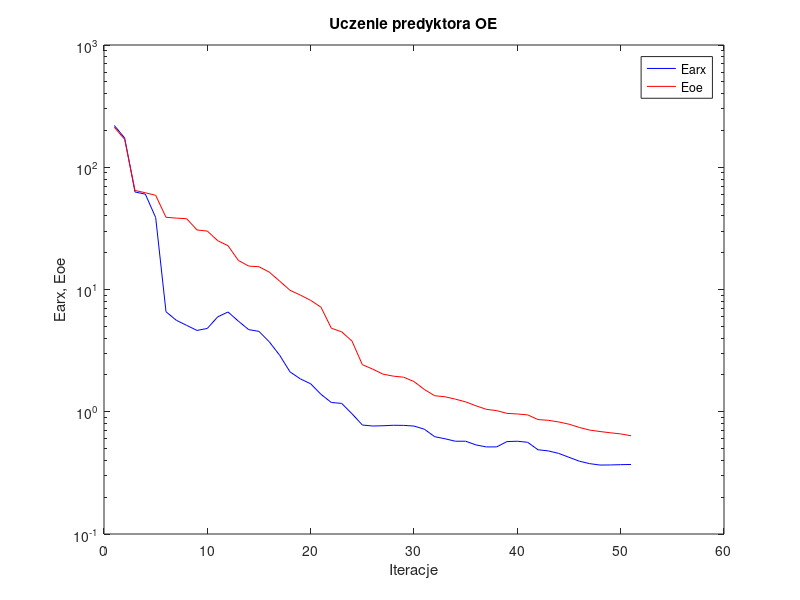
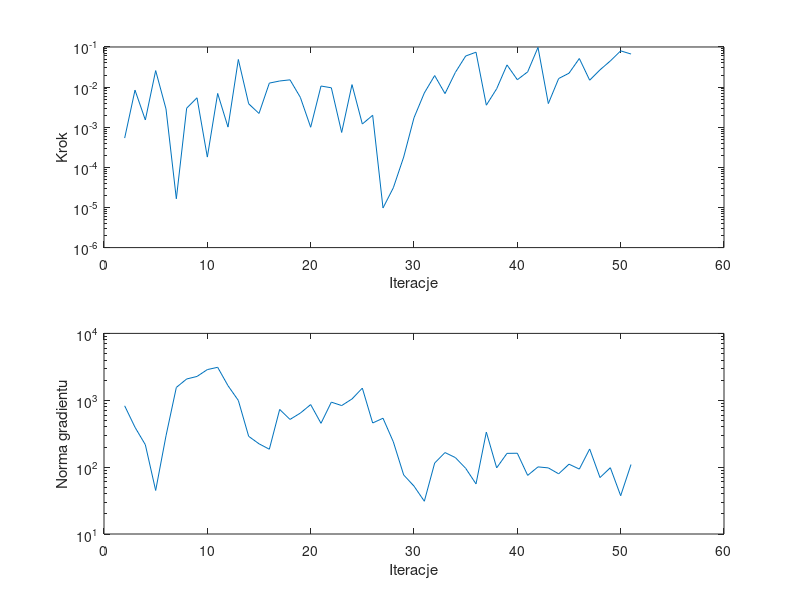

MATLAB code for these plots, in order:
%uczenie predyktora oe
clear all;
n=0; farx(n+1)=2.194668e+002; foe(n+1)=2.127559e+002; wspucz(n+1)=0.000000e+000; ng(n+1)=0.000000e+000;
%odnowa zmiennej metryki
n=1; farx(n+1)=1.733925e+002; foe(n+1)=1.689827e+002; krok(n+1)=5.362933e-004; ng(n+1)=8.259299e+002;
n=2; farx(n+1)=6.274760e+001; foe(n+1)=6.458614e+001; krok(n+1)=8.417037e-003; ng(n+1)=3.946026e+002;
n=3; farx(n+1)=6.025646e+001; foe(n+1)=6.184380e+001; krok(n+1)=1.516318e-003; ng(n+1)=2.164104e+002;
n=4; farx(n+1)=3.880335e+001; foe(n+1)=5.895231e+001; krok(n+1)=2.580064e-002; ng(n+1)=4.479771e+001;
n=5; farx(n+1)=6.578926e+000; foe(n+1)=3.896416e+001; krok(n+1)=2.855545e-003; ng(n+1)=2.941508e+002;
n=6; farx(n+1)=5.598401e+000; foe(n+1)=3.837600e+001; krok(n+1)=1.649119e-005; ng(n+1)=1.555938e+003;
n=7; farx(n+1)=5.087959e+000; foe(n+1)=3.794267e+001; krok(n+1)=2.988526e-003; ng(n+1)=2.080872e+003;
n=8; farx(n+1)=4.626256e+000; foe(n+1)=3.069525e+001; krok(n+1)=5.414124e-003; ng(n+1)=2.270861e+003;
n=9; farx(n+1)=4.802810e+000; foe(n+1)=3.005497e+001; krok(n+1)=1.802468e-004; ng(n+1)=2.875273e+003;
n=10; farx(n+1)=5.971525e+000; foe(n+1)=2.509612e+001; krok(n+1)=6.951230e-003; ng(n+1)=3.111515e+003;
n=11; farx(n+1)=6.547721e+000; foe(n+1)=2.281415e+001; krok(n+1)=1.006932e-003; ng(n+1)=1.651514e+003;
n=12; farx(n+1)=5.515193e+000; foe(n+1)=1.730542e+001; krok(n+1)=4.880471e-002; ng(n+1)=9.937953e+002;
n=13; farx(n+1)=4.698705e+000; foe(n+1)=1.554815e+001; krok(n+1)=3.840117e-003; ng(n+1)=2.888139e+002;
n=14; farx(n+1)=4.543081e+000; foe(n+1)=1.535806e+001; krok(n+1)=2.204222e-003; ng(n+1)=2.234372e+002;
n=15; farx(n+1)=3.727249e+000; foe(n+1)=1.386854e+001; krok(n+1)=1.258748e-002; ng(n+1)=1.852644e+002;
n=16; farx(n+1)=2.898004e+000; foe(n+1)=1.170832e+001; krok(n+1)=1.419977e-002; ng(n+1)=7.289951e+002;
n=17; farx(n+1)=2.119763e+000; foe(n+1)=9.854597e+000; krok(n+1)=1.518330e-002; ng(n+1)=5.168199e+002;
n=18; farx(n+1)=1.857655e+000; foe(n+1)=9.006295e+000; krok(n+1)=5.557598e-003; ng(n+1)=6.426745e+002;
n=19; farx(n+1)=1.693366e+000; foe(n+1)=8.148335e+000; krok(n+1)=9.988735e-004; ng(n+1)=8.616430e+002;
n=20; farx(n+1)=1.388344e+000; foe(n+1)=7.163101e+000; krok(n+1)=1.064021e-002; ng(n+1)=4.520084e+002;
n=21; farx(n+1)=1.190727e+000; foe(n+1)=4.824287e+000; krok(n+1)=9.612071e-003; ng(n+1)=9.373213e+002;
n=22; farx(n+1)=1.170214e+000; foe(n+1)=4.507582e+000; krok(n+1)=7.405976e-004; ng(n+1)=8.329854e+002;
n=23; farx(n+1)=9.633303e-001; foe(n+1)=3.785321e+000; krok(n+1)=1.153579e-002; ng(n+1)=1.045453e+003;
n=24; farx(n+1)=7.789285e-001; foe(n+1)=2.428289e+000; krok(n+1)=1.201509e-003; ng(n+1)=1.519241e+003;
n=25; farx(n+1)=7.645306e-001; foe(n+1)=2.233051e+000; krok(n+1)=1.986798e-003; ng(n+1)=4.573477e+002;
%odnowa zmiennej metryki
n=26; farx(n+1)=7.682991e-001; foe(n+1)=2.030394e+000; krok(n+1)=9.706803e-006; ng(n+1)=5.384780e+002;
n=27; farx(n+1)=7.752215e-001; foe(n+1)=1.956210e+000; krok(n+1)=3.098519e-005; ng(n+1)=2.388664e+002;
n=28; farx(n+1)=7.734482e-001; foe(n+1)=1.916886e+000; krok(n+1)=1.803354e-004; ng(n+1)=7.644570e+001;
n=29; farx(n+1)=7.638334e-001; foe(n+1)=1.766446e+000; krok(n+1)=1.721118e-003; ng(n+1)=5.202446e+001;
n=30; farx(n+1)=7.198624e-001; foe(n+1)=1.521918e+000; krok(n+1)=7.152527e-003; ng(n+1)=3.090020e+001;
n=31; farx(n+1)=6.251584e-001; foe(n+1)=1.352871e+000; krok(n+1)=1.941426e-002; ng(n+1)=1.151219e+002;
n=32; farx(n+1)=6.013141e-001; foe(n+1)=1.325968e+000; krok(n+1)=6.884742e-003; ng(n+1)=1.651117e+002;
n=33; farx(n+1)=5.739926e-001; foe(n+1)=1.268700e+000; krok(n+1)=2.320653e-002; ng(n+1)=1.390426e+002;
n=34; farx(n+1)=5.739951e-001; foe(n+1)=1.204386e+000; krok(n+1)=5.954236e-002; ng(n+1)=9.602373e+001;
n=35; farx(n+1)=5.352890e-001; foe(n+1)=1.118534e+000; krok(n+1)=7.414397e-002; ng(n+1)=5.610736e+001;
n=36; farx(n+1)=5.155746e-001; foe(n+1)=1.046765e+000; krok(n+1)=3.544455e-003; ng(n+1)=3.342854e+002;
n=37; farx(n+1)=5.158102e-001; foe(n+1)=1.021637e+000; krok(n+1)=9.093040e-003; ng(n+1)=9.750624e+001;
n=38; farx(n+1)=5.703179e-001; foe(n+1)=9.701236e-001; krok(n+1)=3.571281e-002; ng(n+1)=1.606663e+002;
n=39; farx(n+1)=5.739444e-001; foe(n+1)=9.591518e-001; krok(n+1)=1.526430e-002; ng(n+1)=1.613596e+002;
n=40; farx(n+1)=5.625681e-001; foe(n+1)=9.428875e-001; krok(n+1)=2.398987e-002; ng(n+1)=7.527133e+001;
n=41; farx(n+1)=4.886989e-001; foe(n+1)=8.632544e-001; krok(n+1)=9.760941e-002; ng(n+1)=1.008444e+002;
n=42; farx(n+1)=4.783367e-001; foe(n+1)=8.509301e-001; krok(n+1)=3.883641e-003; ng(n+1)=9.741028e+001;
n=43; farx(n+1)=4.564499e-001; foe(n+1)=8.253821e-001; krok(n+1)=1.636186e-002; ng(n+1)=7.943142e+001;
n=44; farx(n+1)=4.240921e-001; foe(n+1)=7.911719e-001; krok(n+1)=2.219272e-002; ng(n+1)=1.106757e+002;
n=45; farx(n+1)=3.940181e-001; foe(n+1)=7.442611e-001; krok(n+1)=5.160128e-002; ng(n+1)=9.352059e+001;
n=46; farx(n+1)=3.763740e-001; foe(n+1)=7.081506e-001; krok(n+1)=1.486332e-002; ng(n+1)=1.868624e+002;
n=47; farx(n+1)=3.664431e-001; foe(n+1)=6.890675e-001; krok(n+1)=2.690904e-002; ng(n+1)=6.982357e+001;
n=48; farx(n+1)=3.671051e-001; foe(n+1)=6.730947e-001; krok(n+1)=4.486659e-002; ng(n+1)=9.801839e+001;
n=49; farx(n+1)=3.692000e-001; foe(n+1)=6.589055e-001; krok(n+1)=8.005809e-002; ng(n+1)=3.736248e+001;
n=50; farx(n+1)=3.704680e-001; foe(n+1)=6.365402e-001; krok(n+1)=6.677458e-002; ng(n+1)=1.093673e+002;

figure; semilogy(farx,'b'); hold on; semilogy(foe,'r'); xlabel('Iteracje'); ylabel('Earx, Eoe'); legend('Earx','Eoe'); title('Uczenie predyktora OE');
figure; subplot(2,1,1); semilogy(krok); xlabel('Iteracje'); ylabel('Krok');
subplot(2,1,2); semilogy(ng); xlabel('Iteracje'); ylabel('Norma gradientu');
Earx=farx(n+1)
Eoe=foe(n+1)
